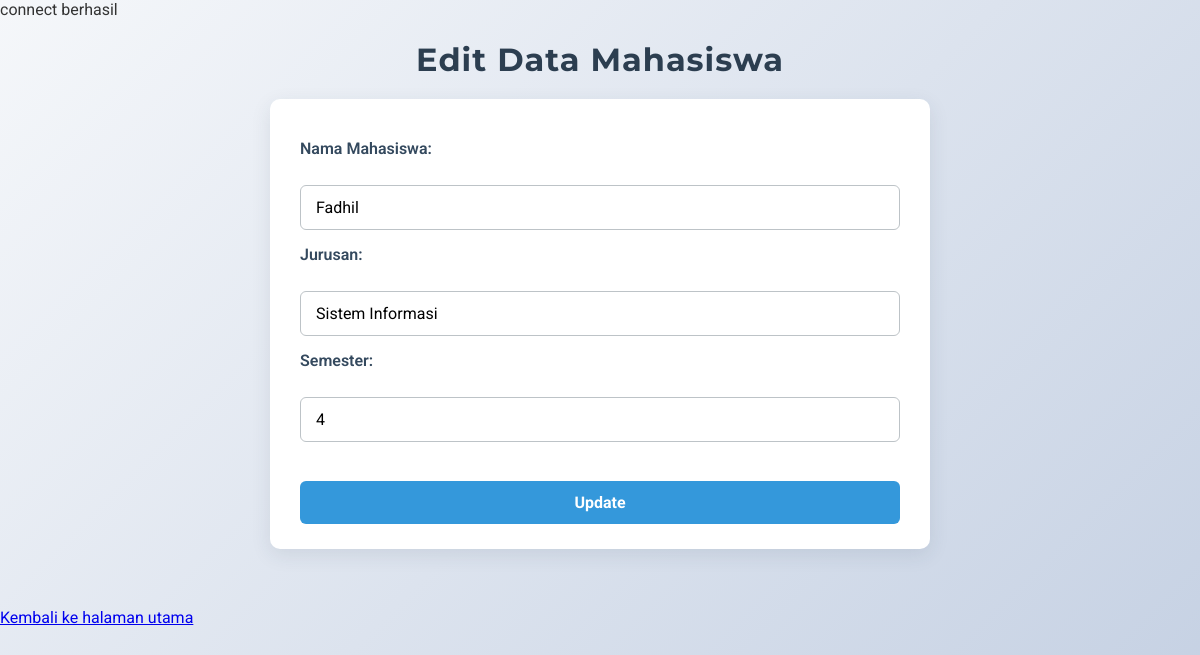
Screenshot of /edit.php?id=6 with the database file from the repository.
### tables this page shows
CREATE TABLE `tb_mahasiswa` (
  `Id_Mahasiswa` int(11) NOT NULL,
  `Nama_Mahasiswa` varchar(30) NOT NULL,
  `Prodi_Mahasiswa` varchar(30) NOT NULL,
  `Semester_Mahasiswa` int(11) NOT NULL
);

### edit.php (the view, shortened to what this page needs)
<?php
include 'koneksi.php';
if (isset($_GET['id'])) {
    $id = $_GET['id'];
    $query = "SELECT * FROM tb_mahasiswa WHERE Id_Mahasiswa='$id'";
    $hasil = mysqli_query($connection, $query);
    if ($hasil && mysqli_num_rows($hasil) > 0) {
        $data = mysqli_fetch_assoc($hasil);
    } else {
        echo "Data tidak ditemukan.";
        exit;
    }
} else {
    echo "ID tidak ditemukan.";
    exit;
}
?>
<!DOCTYPE html>
<html>
<head>
    <link rel="stylesheet" href="Style.css">
</head>
<body>
    <h1>Edit Data Mahasiswa</h1>
    <form action="update.php" method="post">
        <label for="Nama_Mahasiswa">Nama Mahasiswa:</label><br>
        <input type="text" name="Nama_Mahasiswa" value="<?php echo $data['Nama_Mahasiswa']; ?>" required><br>
        <label for="Prodi_Mahasiswa">Jurusan:</label><br>
        <input type="text" name="Prodi_Mahasiswa" value="<?php echo $data['Prodi_Mahasiswa']; ?>" required><br>
        <label for="Semester_Mahasiswa">Semester:</label><br>
        <input type="number" name="Semester_Mahasiswa" value="<?php echo $data['Semester_Mahasiswa']; ?>" required><br><br>
        <input type="submit" value="Update">
    </form>
    <br>
    <a href="index.php">Kembali ke halaman utama</a>
</body>
</html>

### Style.css (style rules this page uses)
body { font-family: 'Roboto', sans-serif; background: linear-gradient(135deg, #f5f7fa, #c3cfe2); margin: 0; padding: 0; color: #333; min-height: 100vh; }
h1, h2 { font-family: 'Montserrat', sans-serif; text-align: center; color: #2c3e50; margin-bottom: 20px; letter-spacing: 1px; }
form { background: white; padding: 25px 30px; border-radius: 10px; box-shadow: 0 6px 20px rgba(44, 62, 80, 0.1); max-width: 600px; margin: 0 auto 40px; }
label { display: block; font-weight: 600; margin: 15px 0 8px; color: #34495e; }
input[type="text"], input[type="number"], input[type="submit"], input[type="reset"] { width: 100%; padding: 12px 15px; border-radius: 6px; border: 1.8px solid #bdc3c7; font-size: 16px; transition: border-color 0.3s ease, box-shadow 0.3s ease; box-sizing: border-box; font-family: 'Roboto', sans-serif; }
input[type="submit"], input[type="reset"] { background-color: #3498db; border: none; color: white; font-weight: 700; margin-top: 20px; cursor: pointer; }

### rows the page displays
tb_mahasiswa: Nama_Mahasiswa "Fadhil", Prodi_Mahasiswa "Sistem Informasi", Semester_Mahasiswa "4"
